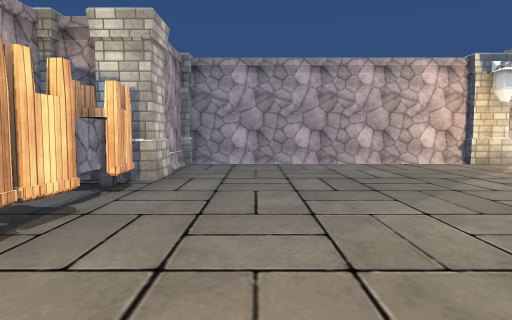
View 1 (above)

24 first-person views from a walk through a Unity game level. The camera is 1.4 m above the floor, tilts 4° down and sees 70° across. The floor is counted in squares, 2 m on a side. Each view is taken from the middle of a square. On the plan, view 1 faces up. The plan holds only what a view shows up to about 11 squares ahead; the rest is blank. The place goes on beyond the plan. Some surface patterns are stand-ins.

View 2
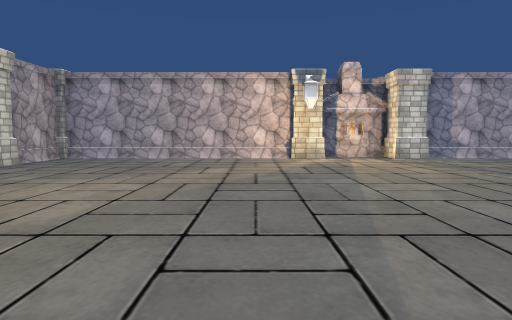

View 3
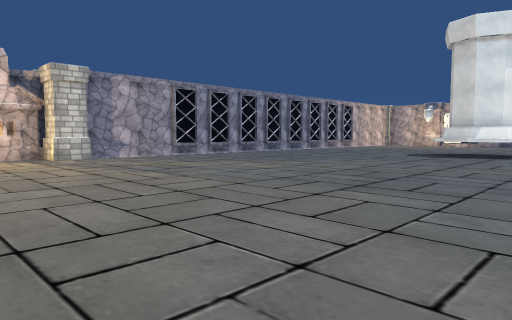

View 4
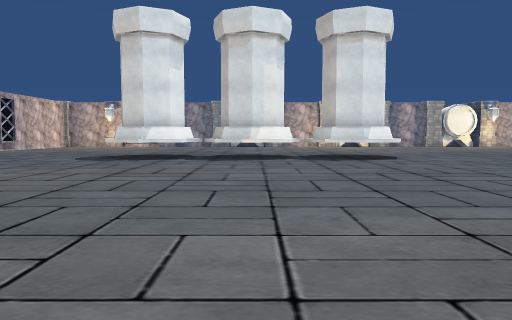

View 5
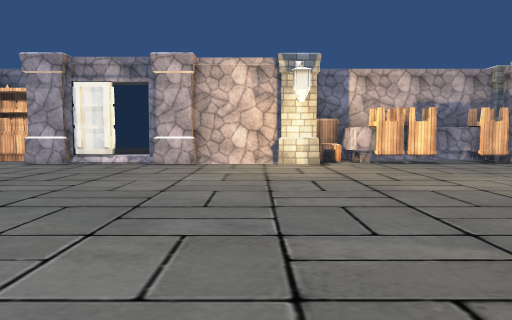

View 6
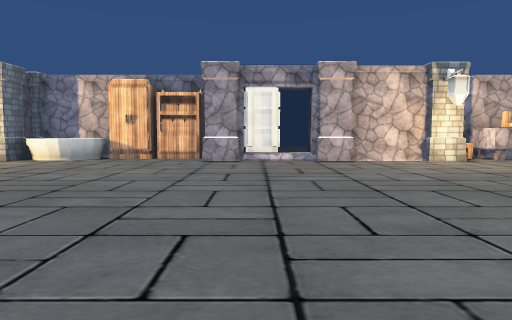

View 7
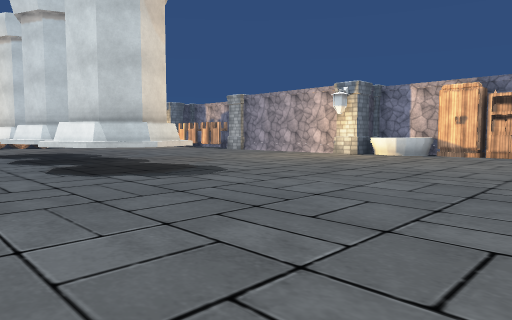

View 8
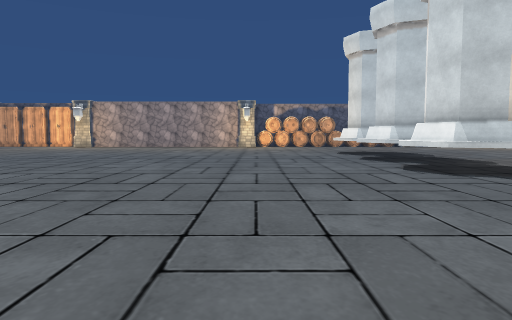

View 9
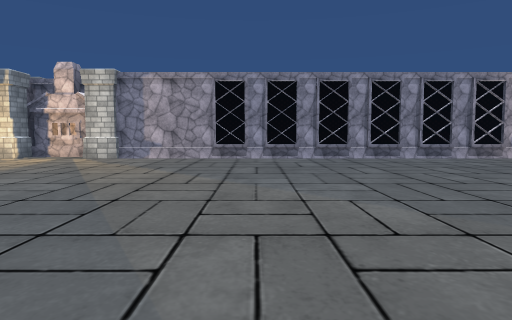

View 10
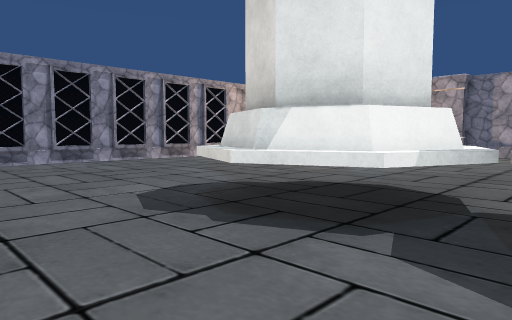

View 11
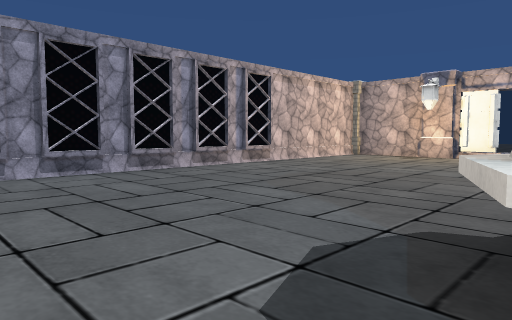

View 12
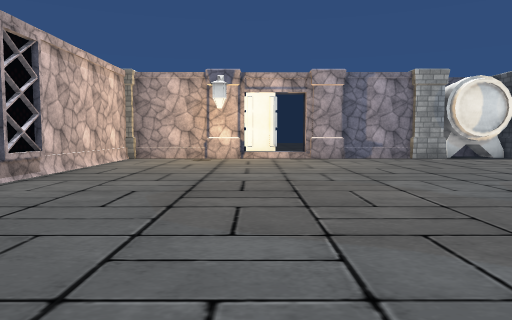

View 13
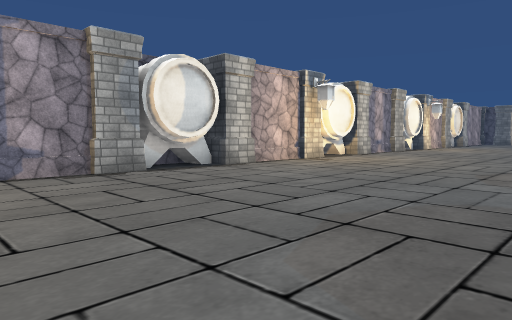

View 14
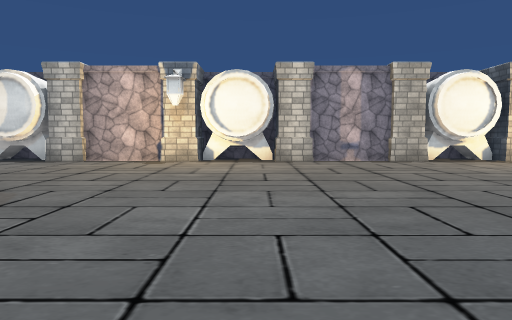

View 15
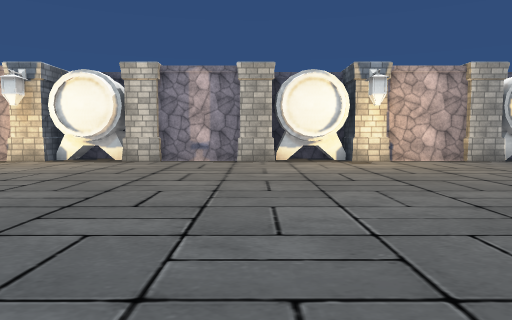

View 16
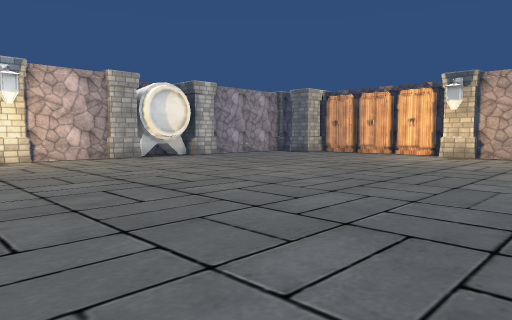

View 17
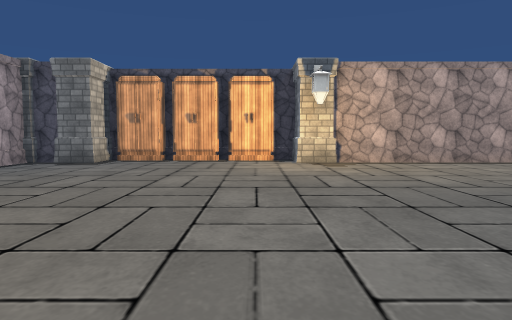

View 18
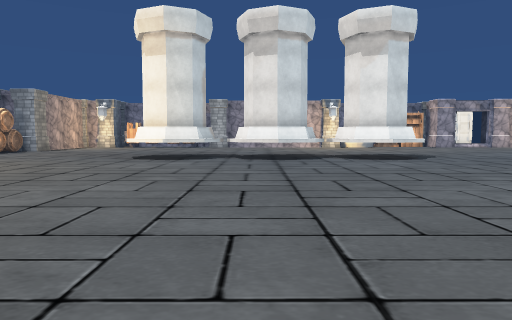

View 19
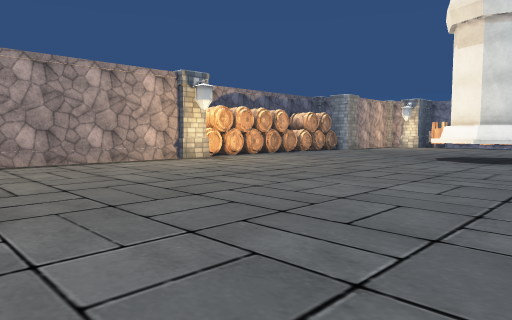

View 20
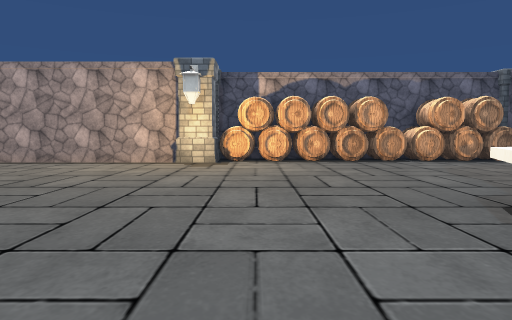

View 21
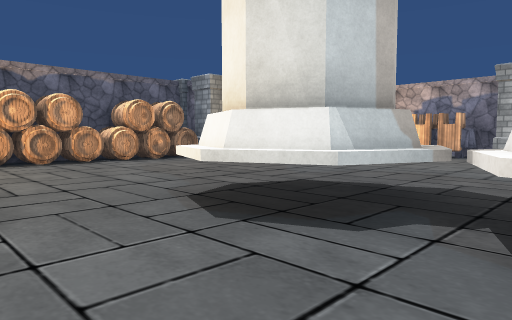

View 22
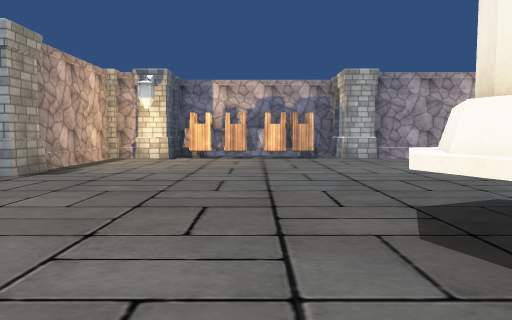

View 23
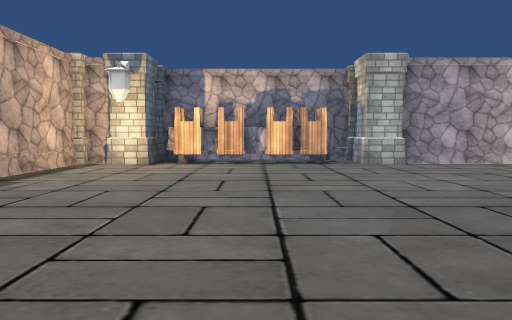

View 24
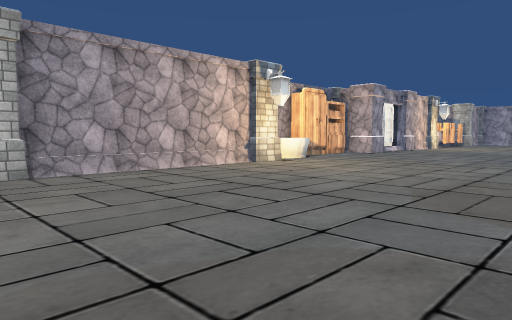

### Floor plan
Points are (right, up) in squares from view 1. A wall is a line through its corners. A room is listed if a view was taken in it or the views show most of it. See-through windows are left out.
Room 1 (views 1, 2, 3, 4, 5, 6, 7, 8, 9, 10, 11, 12, 13, 14, 15, 16, 17, 18, 19, 20, 21, 22, 23, 24)
walls: (27.5, -8.2) (27.5, -7); (27.7, -8.2) (27.7, -6.7); (-1.7, -10.4) (-1.8, -10.9); (27.7, -11.5) (27.7, -9.5); (-1.5, -5.4) (-1.5, -6.5); (28, -8.5) (28, -6.5); (-2, -9.6) (-1.8, -10.1); (27.7, -5.6) (27.7, -3.5); (-1.7, -12.5) (-1.7, -17.6); (-2.2, -9.4) (-1.9, -9.8); (27.5, -14) (27.5, -12.8); (27.7, -14.2) (27.7, -12.8); (-1.5, -2.4) (-1.5, -3.5); (28, -14.5) (28, -12.5); (27.5, -2.2) (27.5, -0.9); (27.7, -2.2) (27.7, -0.8); (11.9, -25.2) (20.1, -25.2); (28, -2.5) (28, -0.8); (-1.7, -0.5) (-1.7, -6.4); (27.7, -17.5) (27.7, -15.4); (27.7, 0.5) (27.7, 8.7) (8.9, 8.7); (27.5, 2.4) (27.5, 3.5); (-2.5, -19.1) (-1.7, -19.1) (-1.7, -21.4); (8.1, 9.5) (6.5, 9.5); (5.5, -26.7) (11.1, -26.7); (5.1, 8.7) (-1.7, 8.7) (-1.7, 6.6); (22.6, -26.2) (23.1, -26.2); (-1.7, 4.5) (-1.7, 3.4); (27.5, 5.4) (27.5, 6.5); (27.7, -24.5) (27.7, -24); (27, -25.2) (27.5, -25.2); (-3.2, -23.1) (-3.2, -23.6); (-1.5, -25.2) (1.9, -25.2)
low walls: (28.7, -8) (28.7, -6.9); (28.7, -14.1) (28.7, -13); (28.7, -2.1) (28.7, -0.9); (-2.5, 1.6) (-3.1, 1.6); (-3.2, -19.5) (-3.2, -22.8); (-3.2, 5.1) (-3.2, 2.1)
objects: wardrobe (-3, -9); other object (-3, -7); other object (-3, 1); pillar (-2, -26) to (-2, -25); pillar (-2, -24); other object (-2, -23); other object (-2, -22); other object (-2, -20); pillar (-2, -18); pillar (-2, -12); pillar (-2, 0); other object (-2, 2); other object (-2, 3); other object (-2, 5); pillar (-2, 6); barrel (3, -26); pillar (3, -25); barrel (4, -26); barrel (5, -26); barrel (6, -26); other object (6, -20) to (8, -17); other object (6, -13) to (8, -11); pillar (6, 9); barrel (7, -26); other object (7, -16) to (8, -14); barrel (8, -26); pillar (8, 9); barrel (9, -26); barrel (10, -26); barrel (11, -26); pillar (11, -25); other object (17, -6) to (18, -4); other object (17, -3) to (18, -1); other object (17, 0) to (19, 2); pillar (20, -27) to (20, -26); pillar (21, -26) to (21, -25); wardrobe (22, -26); wardrobe (24, -26); wardrobe (25, -26); pillar (26, -26) to (26, -25)

Where each view was taken, in squares from view 1:
view 1: 0 up, 0 right, facing up
view 2: 2 down, 4 right, facing up
view 3: 2 down, 5 right, facing up-right
view 4: 2 down, 7 right, facing right
view 5: 1 down, 7 right, facing left
view 6: 5 down, 8 right, facing left
view 7: 5 down, 10 right, facing down-left
view 8: 5 down, 11 right, facing down
view 9: 2 down, 13 right, facing up
view 10: 1 down, 15 right, facing up-right
view 11: 2 up, 16 right, facing up-right
view 12: 5 up, 17 right, facing right
view 13: 3 up, 21 right, facing down-right
view 14: 8 down, 18 right, facing right
view 15: 12 down, 18 right, facing right
view 16: 13 down, 17 right, facing down-right
view 17: 16 down, 22 right, facing down
view 18: 16 down, 18 right, facing left
view 19: 16 down, 18 right, facing down-left
view 20: 16 down, 10 right, facing down
view 21: 16 down, 10 right, facing down-left
view 22: 21 down, 9 right, facing left
view 23: 21 down, 7 right, facing left
view 24: 19 down, 5 right, facing up-left
